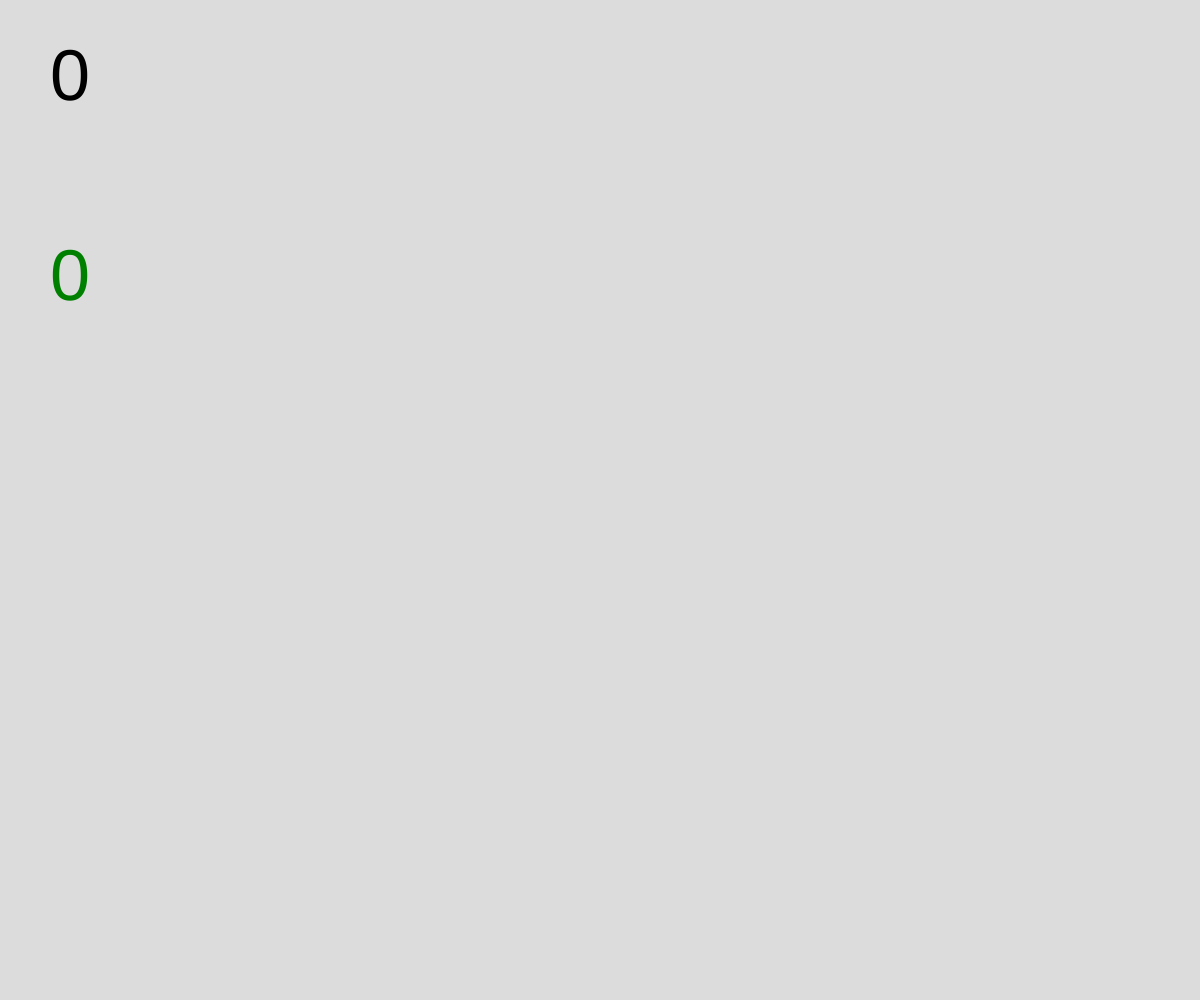
Frame 1 (no input)
Frame 60 (no input): identical to frame 1, image omitted
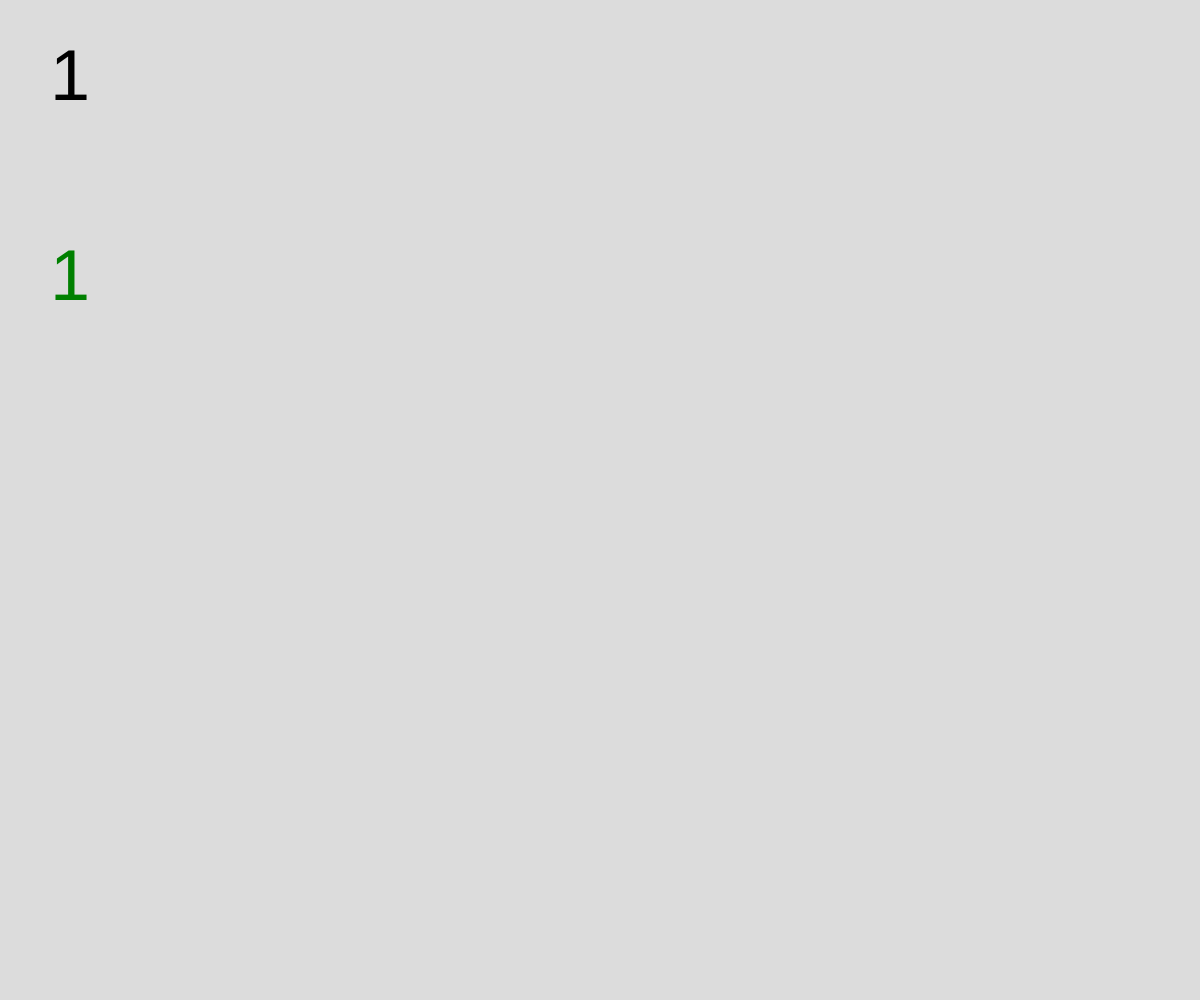
Frame 120 (the mouse pressed at the canvas centre since frame 60)

The p5.js sketch that drew these frames (run headless with seeded random() and noise() and a simulated clock; from frame 60 on, the mouse is pressed at the canvas centre):

// p5.js sketch
// ── sketch.js
// Grid based assignment
// Alvan Alam
// 13/11/2019
//
// Extra for Experts:
// I implemented objects aswell as an enemy AI into my game

// all variables used in my code


let numberOfClicks = 0;
let allTimeHighestClicks;

function setup() {
  createCanvas(windowWidth, windowHeight);
  if (getItem('highestClicks') !== null) {
    allTimeHighestClicks = getItem('highestClicks')
  }
  else {
    allTimeHighestClicks = 0;
  }
}

function draw() {
  background(220)

  textSize(72);
  fill('black');
  text(numberOfClicks, 50, 100);

  fill('green') 
  text(allTimeHighestClicks, 50, 300)
}

function mousePressed(){
  numberOfClicks++;

  if(numberOfClicks > allTimeHighestClicks) {
    allTimeHighestClicks = numberOfClicks;
    storeItem('highestClicks',allTimeHighestClicks); 
  }
}
